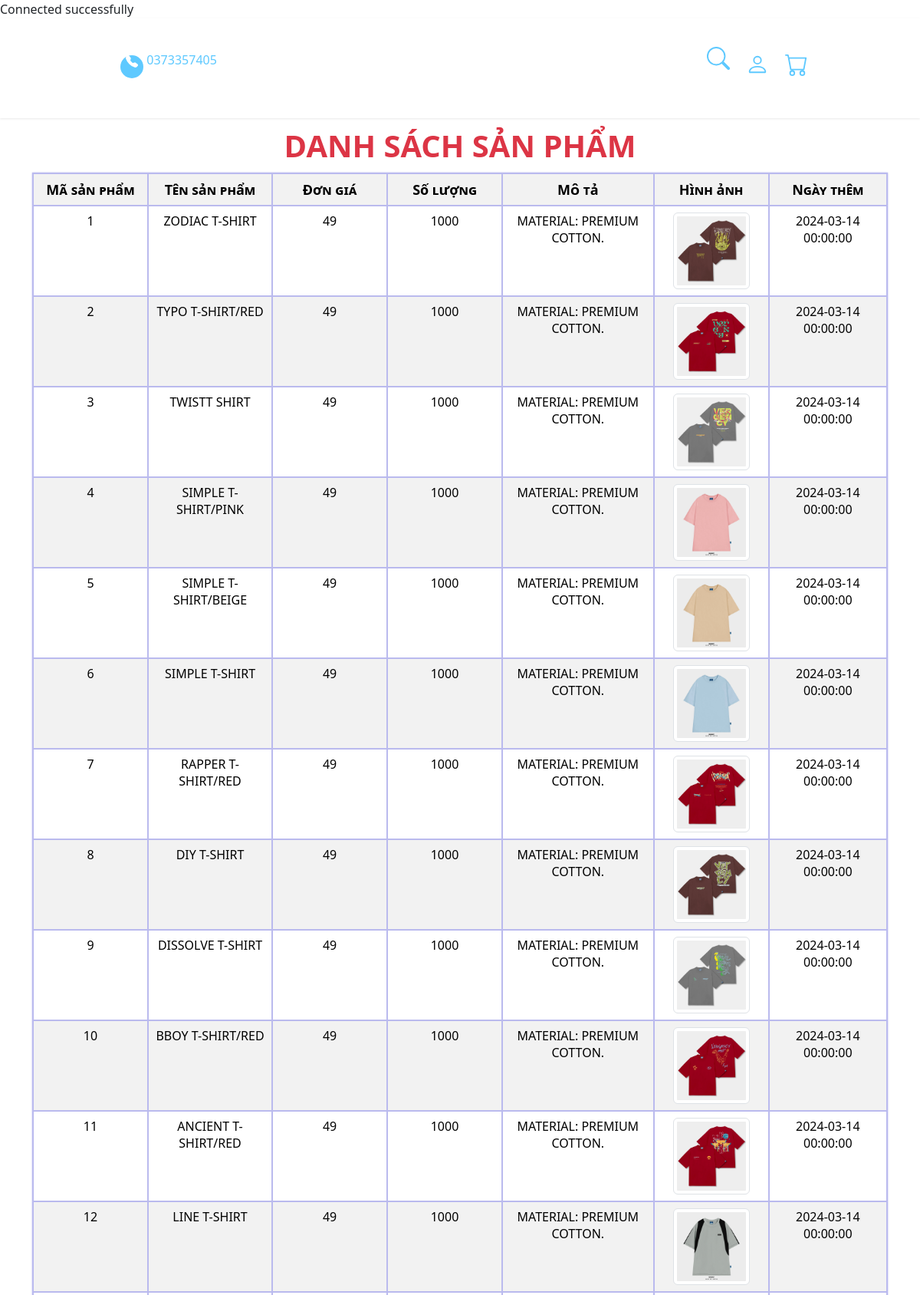
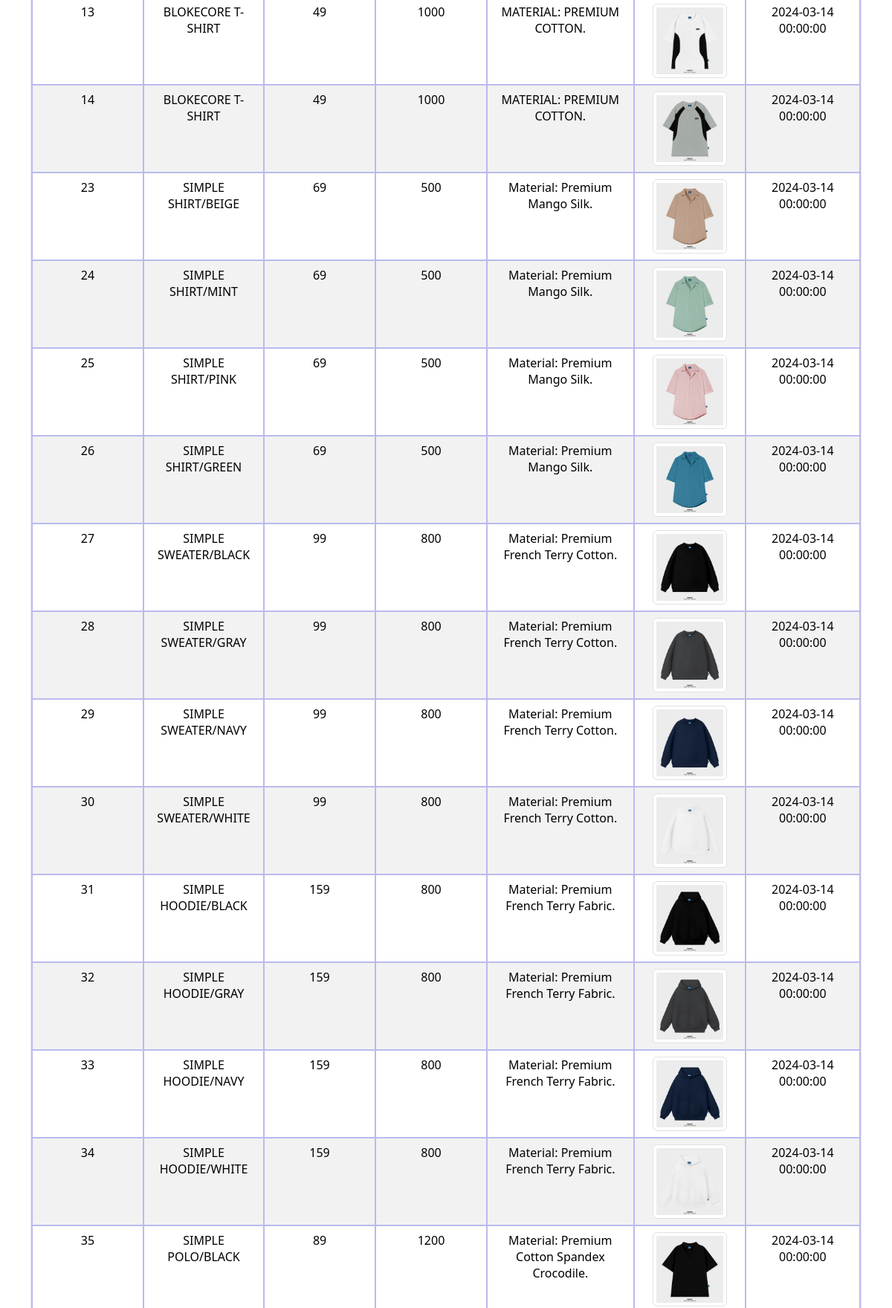
Screenshot of /LAB3/AS-WEB108/backend/sanpham1.php (upper part) with the database file from the repository (2 pictures, top to bottom).
### tables this page shows
CREATE TABLE `sanpham` (
  `id_sp` int(11) NOT NULL,
  `ten` varchar(255) NOT NULL,
  `hinhAnh` varchar(255) NOT NULL,
  `gia` double NOT NULL,
  `giamGia` double NOT NULL,
  `soLuong` double NOT NULL,
  `moTa` text NOT NULL,
  `trangThai` varchar(255) NOT NULL,
  `creat_at` datetime NOT NULL,
  `update_at` datetime NOT NULL,
  `id_dm` int(11) NOT NULL,
  `id_admin` int(11) NOT NULL
);

### LAB3/AS-WEB108/backend/sanpham1.php (the view, shortened to what this page needs)
<?php require '../database.php'; ?>
<!DOCTYPE html>
<html lang="en">
<head>
    <link href="https://cdn.jsdelivr.net/npm/bootstrap@5.3.3/dist/css/bootstrap.min.css" rel="stylesheet">
    <link rel="stylesheet" href="../backend/css/sanpham.css">
</head>
<body>
    <div class="container-fluid ">
        <header>
            <div class="container">
                <div class="row">
                    <div class="col">
                        <div class="phonenumber d-flex justify-content-center icon-link ">
                            <a href="tel:0373357405" class="text-decoration-none ">
                                <span>
                                </span>
                                0373357405
                            </a>
                        </div>
                    </div>
                    <div class="col">
                        <div class="logo d-flex justify-content-center icon-link">
                        </div>
                    </div>
                    <div class="col">
                        <div class="require d-flex justify-content-center icon-link">
                          <div class="search d-inline " onclick="an()">
                            <a href="#" class="text-decoration-none" id="icon">
                                <svg xmlns="http://www.w3.org/2000/svg" width="16" height="16" fill="currentColor" class="bi bi-search" viewBox="0 0 16 16">
                                    <path d="M11.742 10.344a6.5 6.5 0 1 0-1.397 1.398h-.001q.044.06.098.115l3.85 3.85a1 1 0 0 0 1.415-1.414l-3.85-3.85a1 1 0 0 0-.115-.1zM12 6.5a5.5 5.5 0 1 1-11 0 5.5 5.5 0 0 1 11 0"/>
                                </svg>
                            </a>
                        </div>
                            <div class="users d-inline">
                                <a href="sign-in.html" class="text-decoration-none">
                                </a>
                            </div>
                            <div class="cart d-inline">
                                <a href="" class="text-decoration-none">
                                </a>
                            </div>
                        </div>
                    </div>
                </div>
            </div>
        </header>
        <div class="content container">
        <div>
        <table border="1" class="table text-center container table-striped">
            <caption class="caption-top text-center fw-bold fs-1 text-danger">DANH SÁCH SẢN PHẨM</caption>
            <tr class="bg-warning">
                <th>Mã sản phẩm</th>
                <th>Tên sản phẩm</th>
                <th>Đơn giá</th>
                <th>Số lượng</th>
                <th>Mô tả</th>
                <th>Hình ảnh</th>
                <th>Ngày thêm</th>
            </tr>
            <?php
            $sql = "select * from sanpham";
            $result = mysqli_query($conn, $sql);
            if ($result === false)
                echo mysqli_error($conn);
            else
                $articles = mysqli_fetch_all($result, MYSQLI_ASSOC);
            if (empty($articles)) :
                echo "Không có sản phẩm nào";
            else :
                foreach ($articles as $k) :
                    echo "<tr>";
                    echo "<td class='align-self-center'>".$k['id_sp']."</td>";
                    echo "<td>".$k['ten']."</td>";
                    echo "<td>".$k['gia']."</td>";
                    echo "<td>".$k['soLuong']."</td>";
                    echo "<td>".$k['moTa']."</td>";
                    echo "<td><img class='img-thumbnail' width='200px' src='../img/".$k['hinhAnh'].".webp'></td>";
                    echo "<td>".$k['creat_at']."</td>";
                    echo "</tr>";
                endforeach;
            endif;   ?>
        </table>
    </div>
        </div>
    </div>
</body>
</html>

### LAB3/AS-WEB108/backend/css/sanpham.css (style rules this page uses)
table { border-collapse: collapse; box-shadow: 0 0 2px rgb(186,186,238); outline: none; border: 2px solid rgb(186, 186, 238); text-align: center; width: 50%; margin: 0 auto; }
caption { color: blue; font-size: 40px; font-variant: small-caps; }
th { background-color: blue; color: white; font-variant: small-caps; border: 2px solid rgb(186, 186, 238); font-size: large; }
td { min-width: 150px; color: black; border: 2px solid rgb(186, 186, 238); }
tr:nth-child(2n+1) { background-color: rgb(217, 222, 233); }
table img { width: 100px; }
.container-fluid { padding: 0; margin: 0 auto; box-sizing: border-box; min-height: 600px; }
header { box-shadow: 0 1px 3px rgba(0, 0, 0, 0.09); }
header .phonenumber { height: 120px; margin-bottom: 10px; }
header .phonenumber a { color: #5EC9FF; }
header .phonenumber a span { height: 30px; width: 30px; display: inline-block; color: #FFFFFF; background-color: #5EC9FF; border-radius: 50%; text-align: center; }
header .logo { height: 120px; margin-bottom: 10px; }
header .require { height: 120px; margin-bottom: 10px; }
header .require svg { height: 30px; width: 30px; margin-left: 15px; color: #5EC9FF; }

### rows the page displays
sanpham: id_sp "1", ten "ZODIAC T-SHIRT", gia "49", soLuong "1000", moTa "MATERIAL: PREMIUM COTTON.", hinhAnh (picture), creat_at "2024-03-14 00:00:00"
sanpham: id_sp "2", ten "TYPO T-SHIRT/RED", gia "49", soLuong "1000", moTa "MATERIAL: PREMIUM COTTON.", hinhAnh (picture), creat_at "2024-03-14 00:00:00"
sanpham: id_sp "3", ten "TWISTT SHIRT", gia "49", soLuong "1000", moTa "MATERIAL: PREMIUM COTTON.", hinhAnh (picture), creat_at "2024-03-14 00:00:00"
sanpham: id_sp "4", ten "SIMPLE T-SHIRT/PINK", gia "49", soLuong "1000", moTa "MATERIAL: PREMIUM COTTON.", hinhAnh (picture), creat_at "2024-03-14 00:00:00"
sanpham: id_sp "5", ten "SIMPLE T-SHIRT/BEIGE", gia "49", soLuong "1000", moTa "MATERIAL: PREMIUM COTTON.", hinhAnh (picture), creat_at "2024-03-14 00:00:00"
sanpham: id_sp "6", ten "SIMPLE T-SHIRT", gia "49", soLuong "1000", moTa "MATERIAL: PREMIUM COTTON.", hinhAnh (picture), creat_at "2024-03-14 00:00:00"
sanpham: id_sp "7", ten "RAPPER T-SHIRT/RED", gia "49", soLuong "1000", moTa "MATERIAL: PREMIUM COTTON.", hinhAnh (picture), creat_at "2024-03-14 00:00:00"
sanpham: id_sp "8", ten "DIY T-SHIRT", gia "49", soLuong "1000", moTa "MATERIAL: PREMIUM COTTON.", hinhAnh (picture), creat_at "2024-03-14 00:00:00"
sanpham: id_sp "9", ten "DISSOLVE T-SHIRT", gia "49", soLuong "1000", moTa "MATERIAL: PREMIUM COTTON.", hinhAnh (picture), creat_at "2024-03-14 00:00:00"
sanpham: id_sp "10", ten "BBOY T-SHIRT/RED", gia "49", soLuong "1000", moTa "MATERIAL: PREMIUM COTTON.", hinhAnh (picture), creat_at "2024-03-14 00:00:00"
sanpham: id_sp "11", ten "ANCIENT T-SHIRT/RED", gia "49", soLuong "1000", moTa "MATERIAL: PREMIUM COTTON.", hinhAnh (picture), creat_at "2024-03-14 00:00:00"
sanpham: id_sp "12", ten "LINE T-SHIRT", gia "49", soLuong "1000", moTa "MATERIAL: PREMIUM COTTON.", hinhAnh (picture), creat_at "2024-03-14 00:00:00"
sanpham: id_sp "13", ten "BLOKECORE T-SHIRT", gia "49", soLuong "1000", moTa "MATERIAL: PREMIUM COTTON.", hinhAnh (picture), creat_at "2024-03-14 00:00:00"
sanpham: id_sp "14", ten "BLOKECORE T-SHIRT", gia "49", soLuong "1000", moTa "MATERIAL: PREMIUM COTTON.", hinhAnh (picture), creat_at "2024-03-14 00:00:00"
sanpham: id_sp "23", ten "SIMPLE SHIRT/BEIGE", gia "69", soLuong "500", moTa "Material: Premium Mango Silk.", hinhAnh (picture), creat_at "2024-03-14 00:00:00"
sanpham: id_sp "24", ten "SIMPLE SHIRT/MINT", gia "69", soLuong "500", moTa "Material: Premium Mango Silk.", hinhAnh (picture), creat_at "2024-03-14 00:00:00"
sanpham: id_sp "25", ten "SIMPLE SHIRT/PINK", gia "69", soLuong "500", moTa "Material: Premium Mango Silk.", hinhAnh (picture), creat_at "2024-03-14 00:00:00"
sanpham: id_sp "26", ten "SIMPLE SHIRT/GREEN", gia "69", soLuong "500", moTa "Material: Premium Mango Silk.", hinhAnh (picture), creat_at "2024-03-14 00:00:00"
sanpham: id_sp "27", ten "SIMPLE SWEATER/BLACK", gia "99", soLuong "800", moTa "Material: Premium French Terry Cotton.", hinhAnh (picture), creat_at "2024-03-14 00:00:00"
sanpham: id_sp "28", ten "SIMPLE SWEATER/GRAY", gia "99", soLuong "800", moTa "Material: Premium French Terry Cotton.", hinhAnh (picture), creat_at "2024-03-14 00:00:00"
sanpham: id_sp "29", ten "SIMPLE SWEATER/NAVY", gia "99", soLuong "800", moTa "Material: Premium French Terry Cotton.", hinhAnh (picture), creat_at "2024-03-14 00:00:00"
sanpham: id_sp "30", ten "SIMPLE SWEATER/WHITE", gia "99", soLuong "800", moTa "Material: Premium French Terry Cotton.", hinhAnh (picture), creat_at "2024-03-14 00:00:00"
sanpham: id_sp "31", ten "SIMPLE HOODIE/BLACK", gia "159", soLuong "800", moTa "Material: Premium French Terry Fabric.", hinhAnh (picture), creat_at "2024-03-14 00:00:00"
sanpham: id_sp "32", ten "SIMPLE HOODIE/GRAY", gia "159", soLuong "800", moTa "Material: Premium French Terry Fabric.", hinhAnh (picture), creat_at "2024-03-14 00:00:00"
sanpham: id_sp "33", ten "SIMPLE HOODIE/NAVY", gia "159", soLuong "800", moTa "Material: Premium French Terry Fabric.", hinhAnh (picture), creat_at "2024-03-14 00:00:00"
sanpham: id_sp "34", ten "SIMPLE HOODIE/WHITE", gia "159", soLuong "800", moTa "Material: Premium French Terry Fabric.", hinhAnh (picture), creat_at "2024-03-14 00:00:00"
sanpham: id_sp "35", ten "SIMPLE POLO/BLACK", gia "89", soLuong "1200", moTa "Material: Premium Cotton Spandex Crocodile.", hinhAnh (picture), creat_at "2024-03-14 00:00:00"
